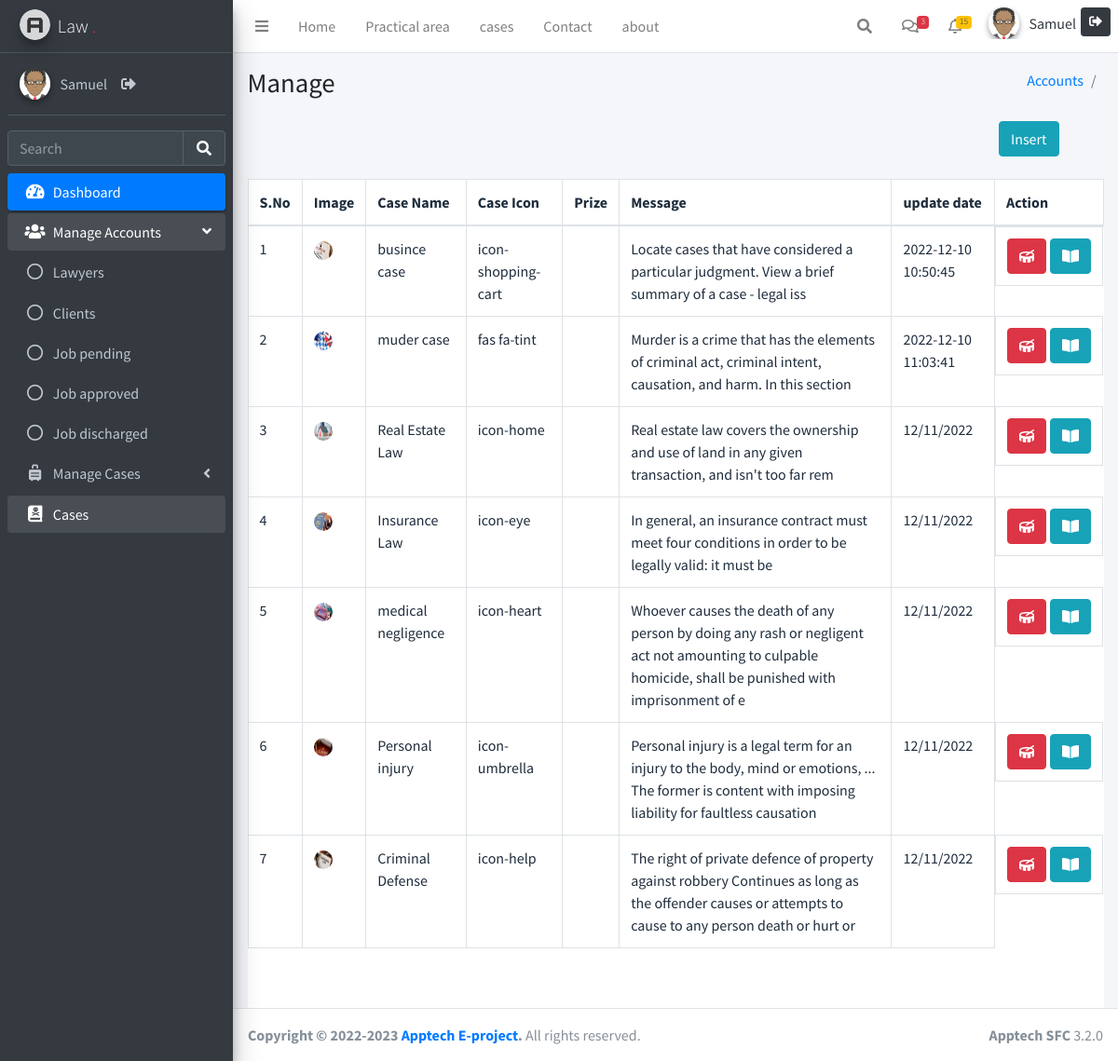
The page /website/admin/insertCase.php (signed in) on the database its author committed.
### tables this page shows
CREATE TABLE `casetable` (
  `case_id` int(100) NOT NULL,
  `title` varchar(100) NOT NULL,
  `message` varchar(150) NOT NULL,
  `date_send` varchar(100) NOT NULL,
  `icon` varchar(50) NOT NULL,
  `img` varchar(100) NOT NULL
);

### website/admin/insertCase.php (the view, shortened to what this page needs)
<?php
include ("function.php");
$user = $_REQUEST['user'];
$role_id = $_REQUEST['role_id'];
?>
<div class="content-header">
      <div class="container-fluid">
        <div class="row mb-2">
          <div class="col-sm-6">
          <h1 class="m-0">Manage <?=$user?></h1>
          </div>
          <div class="col-sm-6">
            <ol class="breadcrumb float-sm-right">
              <li class="breadcrumb-item"><a href="#">Accounts</a></li>
              <li class="breadcrumb-item active"><?php echo ucfirst($_REQUEST['user']); ?></li>
            </ol>
          </div>
        </div>
      </div>
    </div>
    <section class="content">
      <div class="container-fluid">
        <div class="row mb-4">
          <div class="col-12"> <a href="insertCase.php?insert='data'&role_id=<?=$role_id?>&user=<?=$user?>" class="btn btn-info float-md-right mr-5">Insert <?=$user?></a></div>
        </div>
        <div class="table-responsive bg-white">
          <table class="table table-bordered">
            <thead>
              <tr>
                <th>S.No</th>
                <th>Image</th>
                <th>Case Name</th>
                <th>Case Icon</th>
                <th>Prize</th>
                <th>Message</th>
                <th>update date</th>
                <th>Action</th>
              </tr>
              <tbody>
              <?php
                    $q = $db_conn->query('SELECT * FROM casetable ');
                    $output="";
                        $sno = 0;
                    if(mysqli_num_rows($q) >0){
                            while($row = mysqli_fetch_assoc($q)){
                              $sno++;
                              $output.="
                                    <tr>
                                    <td>{$sno}</td>
                                    <td><img src='img/{$row['img']}' width='20px' height='20px' style='border-radius:50%;'</td>
                                    <td>{$row['title']}</td>
                                    <td>{$row['icon']}</td>
                                    <td>{$row['prize']}</td>
                                    <td>{$row['message']}</td>
                                    <td>{$row['date_send']}</td>
                                    <td class='d-flex'><a href='action/insertCase.php?del_id={$row['case_id']}&role_id={$role_id}&user={$user}' class='btn btn-danger' '><i class='fas fa-drum'></i></a><a href='insertCase.php?edit={$row['case_id']}&role_id={$role_id}&user={$user}' id='edit_btn'   class='ml-1 btn btn-info'><i class='fas fa-book-open'></i></a></td>
                                    </tr>
                                    ";
                            }
                    }else{
                        $output= "<tr><td class='text-center'>no data found<td></tr>";
                    }
                    ?>
              <?php echo $output ?>
              </tbody>
            </thead>
          </table>
    <section class="content">
      <div class="container-fluid mt-5">
        <div class="row">
          <div class="col-md-6 offset-3" style="display:<?=$display?>">
          </div>
        </div>
      </div>
    </section>
        </div>
      </div>
    </section>

### rows shown on the page
casetable: img (picture), title "busince case", icon "icon-shopping-cart", message "Locate cases that have considered a particular judgment. View a brief summary of a case - legal iss", date_send "2022-12-10 10:50:45"
casetable: img (picture), title "muder case", icon "fas fa-tint", message "Murder is a crime that has the elements of criminal act, criminal intent, causation, and harm. In this section", date_send "2022-12-10 11:03:41"
casetable: img (picture), title "Real Estate Law", icon "icon-home", message "Real estate law covers the ownership and use of land in any given transaction, and isn't too far rem", date_send "12/11/2022"
casetable: img (picture), title "Insurance Law", icon "icon-eye", message "In general, an insurance contract must meet four conditions in order to be legally valid: it must be", date_send "12/11/2022"
casetable: img (picture), title "medical negligence", icon "icon-heart", message "Whoever causes the death of any person by doing any rash or negligent act not amounting to culpable homicide, shall be punished with imprisonment of e", date_send "12/11/2022"
casetable: img (picture), title "Personal injury", icon "icon-umbrella", message "Personal injury is a legal term for an injury to the body, mind or emotions, ... The former is content with imposing liability for faultless causation", date_send "12/11/2022"
casetable: img (picture), title "Criminal Defense", icon "icon-help", message "The right of private defence of property against robbery Continues as long as the offender causes or attempts to cause to any person death or hurt or", date_send "12/11/2022"

### other values the page prints
$userName "Samuel"
